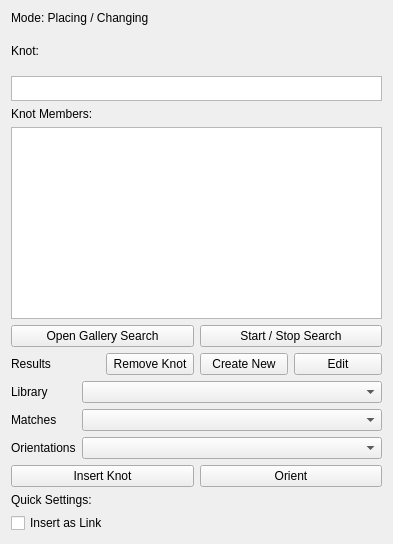
<?xml version="1.0" encoding="UTF-8"?>
<ui version="4.0">
 <class>Form</class>
 <widget class="QWidget" name="Form">
  <property name="geometry">
   <rect>
    <x>0</x>
    <y>0</y>
    <width>393</width>
    <height>544</height>
   </rect>
  </property>
  <property name="windowTitle">
   <string>Form</string>
  </property>
  <layout class="QGridLayout" name="gridLayout">
   <item row="0" column="0" colspan="2">
    <widget class="QLabel" name="ModePC">
     <property name="text">
      <string>Mode: Placing / Changing</string>
     </property>
    </widget>
   </item>
   <item row="1" column="0" colspan="2">
    <layout class="QVBoxLayout" name="verticalLayout_3">
     <item>
      <widget class="QLabel" name="label_2">
       <property name="text">
        <string>Knot:</string>
       </property>
      </widget>
     </item>
     <item>
      <widget class="QListView" name="KnotSelctionList">
       <property name="sizePolicy">
        <sizepolicy hsizetype="Expanding" vsizetype="Expanding">
         <horstretch>0</horstretch>
         <verstretch>0</verstretch>
        </sizepolicy>
       </property>
       <property name="minimumSize">
        <size>
         <width>0</width>
         <height>0</height>
        </size>
       </property>
       <property name="maximumSize">
        <size>
         <width>16777215</width>
         <height>25</height>
        </size>
       </property>
       <property name="sizeIncrement">
        <size>
         <width>0</width>
         <height>0</height>
        </size>
       </property>
       <property name="lineWidth">
        <number>1</number>
       </property>
       <property name="iconSize">
        <size>
         <width>0</width>
         <height>0</height>
        </size>
       </property>
       <property name="isWrapping" stdset="0">
        <bool>false</bool>
       </property>
      </widget>
     </item>
    </layout>
   </item>
   <item row="2" column="0" colspan="2">
    <layout class="QVBoxLayout" name="verticalLayout_4">
     <item>
      <widget class="QLabel" name="label_3">
       <property name="text">
        <string>Knot Members:</string>
       </property>
      </widget>
     </item>
     <item>
      <widget class="QListView" name="KnotFrameMemberList"/>
     </item>
    </layout>
   </item>
   <item row="3" column="0">
    <layout class="QVBoxLayout" name="verticalLayout_6">
     <item>
      <widget class="QPushButton" name="OpenGalerieSearch">
       <property name="text">
        <string>Open Gallery Search</string>
       </property>
      </widget>
     </item>
     <item>
      <layout class="QHBoxLayout" name="horizontalLayout_2">
       <item>
        <widget class="QLabel" name="label_4">
         <property name="text">
          <string>Results</string>
         </property>
        </widget>
       </item>
       <item>
        <widget class="QPushButton" name="RemoveKnot">
         <property name="text">
          <string>Remove Knot</string>
         </property>
        </widget>
       </item>
      </layout>
     </item>
    </layout>
   </item>
   <item row="3" column="1">
    <layout class="QVBoxLayout" name="verticalLayout_5">
     <item>
      <widget class="QPushButton" name="StartStopSearch">
       <property name="text">
        <string>Start / Stop Search</string>
       </property>
      </widget>
     </item>
     <item>
      <layout class="QHBoxLayout" name="horizontalLayout">
       <item>
        <widget class="QPushButton" name="CreateBlankKnot">
         <property name="text">
          <string>Create New</string>
         </property>
        </widget>
       </item>
       <item>
        <widget class="QPushButton" name="EditKnot">
         <property name="text">
          <string>Edit</string>
         </property>
        </widget>
       </item>
      </layout>
     </item>
    </layout>
   </item>
   <item row="4" column="0" colspan="2">
    <layout class="QFormLayout" name="formLayout">
     <property name="leftMargin">
      <number>0</number>
     </property>
     <property name="bottomMargin">
      <number>0</number>
     </property>
     <item row="0" column="0">
      <layout class="QVBoxLayout" name="verticalLayout">
       <item>
        <widget class="QLabel" name="label_5">
         <property name="text">
          <string>Library</string>
         </property>
        </widget>
       </item>
       <item>
        <widget class="QLabel" name="label_6">
         <property name="text">
          <string>Matches</string>
         </property>
        </widget>
       </item>
       <item>
        <widget class="QLabel" name="label_7">
         <property name="text">
          <string>Orientations</string>
         </property>
        </widget>
       </item>
      </layout>
     </item>
     <item row="0" column="1">
      <layout class="QVBoxLayout" name="verticalLayout_2">
       <property name="leftMargin">
        <number>0</number>
       </property>
       <property name="topMargin">
        <number>0</number>
       </property>
       <property name="rightMargin">
        <number>0</number>
       </property>
       <item>
        <widget class="QComboBox" name="Libary">
         <property name="minimumSize">
          <size>
           <width>0</width>
           <height>0</height>
          </size>
         </property>
         <property name="baseSize">
          <size>
           <width>0</width>
           <height>0</height>
          </size>
         </property>
        </widget>
       </item>
       <item>
        <widget class="QComboBox" name="Matches">
         <property name="baseSize">
          <size>
           <width>0</width>
           <height>0</height>
          </size>
         </property>
        </widget>
       </item>
       <item>
        <widget class="QComboBox" name="Orientations">
         <property name="baseSize">
          <size>
           <width>0</width>
           <height>0</height>
          </size>
         </property>
        </widget>
       </item>
      </layout>
     </item>
    </layout>
   </item>
   <item row="5" column="0" colspan="2">
    <layout class="QHBoxLayout" name="horizontalLayout_3">
     <item>
      <widget class="QPushButton" name="Insert">
       <property name="text">
        <string>Insert Knot</string>
       </property>
      </widget>
     </item>
     <item>
      <widget class="QPushButton" name="Orient">
       <property name="text">
        <string>Orient</string>
       </property>
      </widget>
     </item>
    </layout>
   </item>
   <item row="6" column="0">
    <layout class="QVBoxLayout" name="verticalLayout_7">
     <item>
      <widget class="QLabel" name="label_8">
       <property name="text">
        <string>Quick Settings:</string>
       </property>
      </widget>
     </item>
     <item>
      <widget class="QCheckBox" name="asLink">
       <property name="enabled">
        <bool>true</bool>
       </property>
       <property name="text">
        <string>Insert as Link</string>
       </property>
       <property name="tristate">
        <bool>false</bool>
       </property>
      </widget>
     </item>
    </layout>
   </item>
  </layout>
 </widget>
 <resources/>
 <connections/>
</ui>
